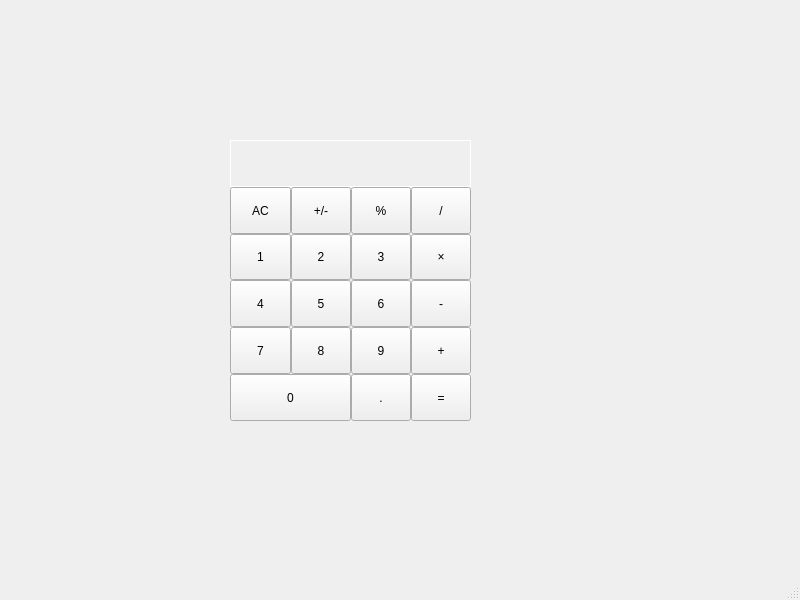
<?xml version="1.0" encoding="UTF-8"?>
<ui version="4.0">
 <class>MainWindow</class>
 <widget class="QMainWindow" name="MainWindow">
  <property name="enabled">
   <bool>true</bool>
  </property>
  <property name="geometry">
   <rect>
    <x>0</x>
    <y>0</y>
    <width>800</width>
    <height>600</height>
   </rect>
  </property>
  <property name="sizePolicy">
   <sizepolicy hsizetype="MinimumExpanding" vsizetype="MinimumExpanding">
    <horstretch>0</horstretch>
    <verstretch>0</verstretch>
   </sizepolicy>
  </property>
  <property name="minimumSize">
   <size>
    <width>800</width>
    <height>600</height>
   </size>
  </property>
  <property name="windowTitle">
   <string>MainWindow</string>
  </property>
  <widget class="QWidget" name="centralwidget">
   <property name="sizePolicy">
    <sizepolicy hsizetype="Fixed" vsizetype="Fixed">
     <horstretch>0</horstretch>
     <verstretch>0</verstretch>
    </sizepolicy>
   </property>
   <widget class="QWidget" name="layoutWidget">
    <property name="geometry">
     <rect>
      <x>230</x>
      <y>140</y>
      <width>241</width>
      <height>281</height>
     </rect>
    </property>
    <layout class="QGridLayout" name="gridLayout" rowstretch="10,10,10,10,10,10" columnstretch="10,10,10,10">
     <property name="sizeConstraint">
      <enum>QLayout::SetDefaultConstraint</enum>
     </property>
     <property name="spacing">
      <number>0</number>
     </property>
     <item row="2" column="3">
      <widget class="QPushButton" name="multiply">
       <property name="sizePolicy">
        <sizepolicy hsizetype="Preferred" vsizetype="Preferred">
         <horstretch>0</horstretch>
         <verstretch>0</verstretch>
        </sizepolicy>
       </property>
       <property name="text">
        <string>×</string>
       </property>
      </widget>
     </item>
     <item row="2" column="0">
      <widget class="QPushButton" name="num1">
       <property name="sizePolicy">
        <sizepolicy hsizetype="Preferred" vsizetype="Preferred">
         <horstretch>0</horstretch>
         <verstretch>0</verstretch>
        </sizepolicy>
       </property>
       <property name="text">
        <string>1</string>
       </property>
      </widget>
     </item>
     <item row="1" column="1">
      <widget class="QPushButton" name="num1_3">
       <property name="sizePolicy">
        <sizepolicy hsizetype="Preferred" vsizetype="Preferred">
         <horstretch>0</horstretch>
         <verstretch>0</verstretch>
        </sizepolicy>
       </property>
       <property name="text">
        <string>+/-</string>
       </property>
      </widget>
     </item>
     <item row="3" column="1">
      <widget class="QPushButton" name="num5">
       <property name="sizePolicy">
        <sizepolicy hsizetype="Preferred" vsizetype="Preferred">
         <horstretch>0</horstretch>
         <verstretch>0</verstretch>
        </sizepolicy>
       </property>
       <property name="text">
        <string>5</string>
       </property>
      </widget>
     </item>
     <item row="4" column="1">
      <widget class="QPushButton" name="num8">
       <property name="sizePolicy">
        <sizepolicy hsizetype="Preferred" vsizetype="Preferred">
         <horstretch>0</horstretch>
         <verstretch>0</verstretch>
        </sizepolicy>
       </property>
       <property name="text">
        <string>8</string>
       </property>
      </widget>
     </item>
     <item row="4" column="0">
      <widget class="QPushButton" name="num7">
       <property name="sizePolicy">
        <sizepolicy hsizetype="Preferred" vsizetype="Preferred">
         <horstretch>0</horstretch>
         <verstretch>0</verstretch>
        </sizepolicy>
       </property>
       <property name="text">
        <string>7</string>
       </property>
      </widget>
     </item>
     <item row="5" column="2">
      <widget class="QPushButton" name="dot">
       <property name="sizePolicy">
        <sizepolicy hsizetype="Preferred" vsizetype="Preferred">
         <horstretch>0</horstretch>
         <verstretch>0</verstretch>
        </sizepolicy>
       </property>
       <property name="text">
        <string>.</string>
       </property>
      </widget>
     </item>
     <item row="4" column="2">
      <widget class="QPushButton" name="num9">
       <property name="sizePolicy">
        <sizepolicy hsizetype="Preferred" vsizetype="Preferred">
         <horstretch>0</horstretch>
         <verstretch>0</verstretch>
        </sizepolicy>
       </property>
       <property name="text">
        <string>9</string>
       </property>
      </widget>
     </item>
     <item row="3" column="3">
      <widget class="QPushButton" name="subtract">
       <property name="sizePolicy">
        <sizepolicy hsizetype="Preferred" vsizetype="Preferred">
         <horstretch>0</horstretch>
         <verstretch>0</verstretch>
        </sizepolicy>
       </property>
       <property name="text">
        <string>-</string>
       </property>
      </widget>
     </item>
     <item row="1" column="0">
      <widget class="QPushButton" name="allClear">
       <property name="sizePolicy">
        <sizepolicy hsizetype="Preferred" vsizetype="Preferred">
         <horstretch>0</horstretch>
         <verstretch>0</verstretch>
        </sizepolicy>
       </property>
       <property name="text">
        <string>AC</string>
       </property>
      </widget>
     </item>
     <item row="1" column="2">
      <widget class="QPushButton" name="remainder">
       <property name="sizePolicy">
        <sizepolicy hsizetype="Preferred" vsizetype="Preferred">
         <horstretch>0</horstretch>
         <verstretch>0</verstretch>
        </sizepolicy>
       </property>
       <property name="text">
        <string>%</string>
       </property>
      </widget>
     </item>
     <item row="5" column="0" colspan="2">
      <widget class="QPushButton" name="num0">
       <property name="sizePolicy">
        <sizepolicy hsizetype="Preferred" vsizetype="Preferred">
         <horstretch>0</horstretch>
         <verstretch>0</verstretch>
        </sizepolicy>
       </property>
       <property name="text">
        <string>0</string>
       </property>
      </widget>
     </item>
     <item row="2" column="2">
      <widget class="QPushButton" name="num3">
       <property name="sizePolicy">
        <sizepolicy hsizetype="Preferred" vsizetype="Preferred">
         <horstretch>0</horstretch>
         <verstretch>0</verstretch>
        </sizepolicy>
       </property>
       <property name="text">
        <string>3</string>
       </property>
      </widget>
     </item>
     <item row="1" column="3">
      <widget class="QPushButton" name="divide">
       <property name="sizePolicy">
        <sizepolicy hsizetype="Preferred" vsizetype="Preferred">
         <horstretch>0</horstretch>
         <verstretch>0</verstretch>
        </sizepolicy>
       </property>
       <property name="text">
        <string>/</string>
       </property>
      </widget>
     </item>
     <item row="3" column="2">
      <widget class="QPushButton" name="num6">
       <property name="sizePolicy">
        <sizepolicy hsizetype="Preferred" vsizetype="Preferred">
         <horstretch>0</horstretch>
         <verstretch>0</verstretch>
        </sizepolicy>
       </property>
       <property name="text">
        <string>6</string>
       </property>
      </widget>
     </item>
     <item row="5" column="3">
      <widget class="QPushButton" name="evalAnswer">
       <property name="sizePolicy">
        <sizepolicy hsizetype="Preferred" vsizetype="Preferred">
         <horstretch>0</horstretch>
         <verstretch>0</verstretch>
        </sizepolicy>
       </property>
       <property name="text">
        <string>=</string>
       </property>
      </widget>
     </item>
     <item row="2" column="1">
      <widget class="QPushButton" name="num2">
       <property name="sizePolicy">
        <sizepolicy hsizetype="Preferred" vsizetype="Preferred">
         <horstretch>0</horstretch>
         <verstretch>0</verstretch>
        </sizepolicy>
       </property>
       <property name="text">
        <string>2</string>
       </property>
      </widget>
     </item>
     <item row="3" column="0">
      <widget class="QPushButton" name="num4">
       <property name="sizePolicy">
        <sizepolicy hsizetype="Preferred" vsizetype="Preferred">
         <horstretch>0</horstretch>
         <verstretch>0</verstretch>
        </sizepolicy>
       </property>
       <property name="text">
        <string>4</string>
       </property>
      </widget>
     </item>
     <item row="4" column="3">
      <widget class="QPushButton" name="plus">
       <property name="sizePolicy">
        <sizepolicy hsizetype="Preferred" vsizetype="Preferred">
         <horstretch>0</horstretch>
         <verstretch>0</verstretch>
        </sizepolicy>
       </property>
       <property name="text">
        <string>+</string>
       </property>
      </widget>
     </item>
     <item row="0" column="0" colspan="4">
      <widget class="QLabel" name="lcdNumber">
       <property name="font">
        <font>
         <family>Andale Mono</family>
        </font>
       </property>
       <property name="styleSheet">
        <string notr="true">border-width: 1px; border-style: solid; border-color:  white;</string>
       </property>
       <property name="text">
        <string/>
       </property>
       <property name="indent">
        <number>20</number>
       </property>
      </widget>
     </item>
    </layout>
   </widget>
  </widget>
  <widget class="QMenuBar" name="menubar">
   <property name="geometry">
    <rect>
     <x>0</x>
     <y>0</y>
     <width>800</width>
     <height>24</height>
    </rect>
   </property>
  </widget>
  <widget class="QStatusBar" name="statusbar"/>
 </widget>
 <resources/>
 <connections/>
</ui>
